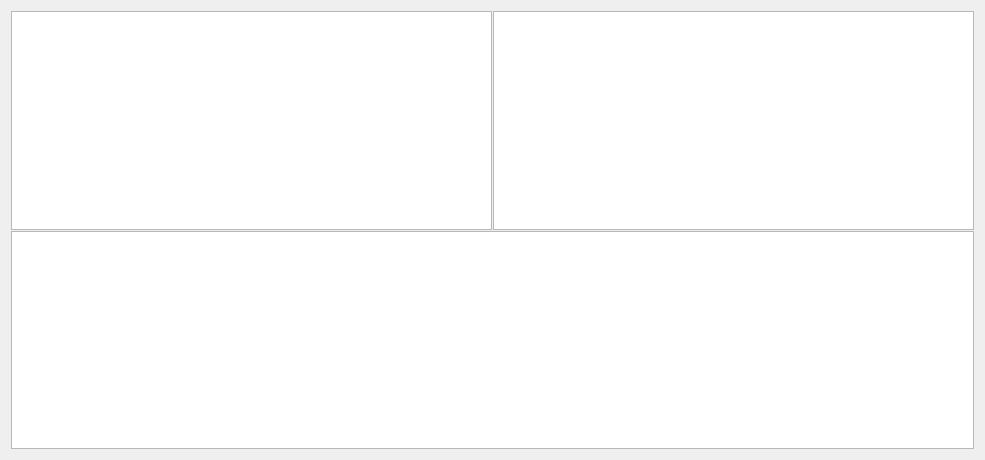
<?xml version="1.0" encoding="UTF-8"?>
<ui version="4.0">
 <class>SearchWidget</class>
 <widget class="QWidget" name="SearchWidget">
  <property name="geometry">
   <rect>
    <x>0</x>
    <y>0</y>
    <width>985</width>
    <height>460</height>
   </rect>
  </property>
  <property name="focusPolicy">
   <enum>Qt::TabFocus</enum>
  </property>
  <layout class="QVBoxLayout" name="verticalLayout">
   <item>
    <widget class="QSplitter" name="splitter_2">
     <property name="orientation">
      <enum>Qt::Vertical</enum>
     </property>
     <property name="handleWidth">
      <number>1</number>
     </property>
     <widget class="QSplitter" name="splitter">
      <property name="orientation">
       <enum>Qt::Horizontal</enum>
      </property>
      <property name="handleWidth">
       <number>1</number>
      </property>
      <widget class="AlbumView" name="artistView"/>
      <widget class="AlbumView" name="albumView"/>
     </widget>
     <widget class="PlaylistView" name="resultsView"/>
    </widget>
   </item>
  </layout>
 </widget>
 <customwidgets>
  <customwidget>
   <class>PlaylistView</class>
   <extends>QTreeView</extends>
   <header>playlist/playlistview.h</header>
  </customwidget>
  <customwidget>
   <class>AlbumView</class>
   <extends>QListView</extends>
   <header>playlist/albumview.h</header>
  </customwidget>
 </customwidgets>
 <resources/>
 <connections/>
</ui>
